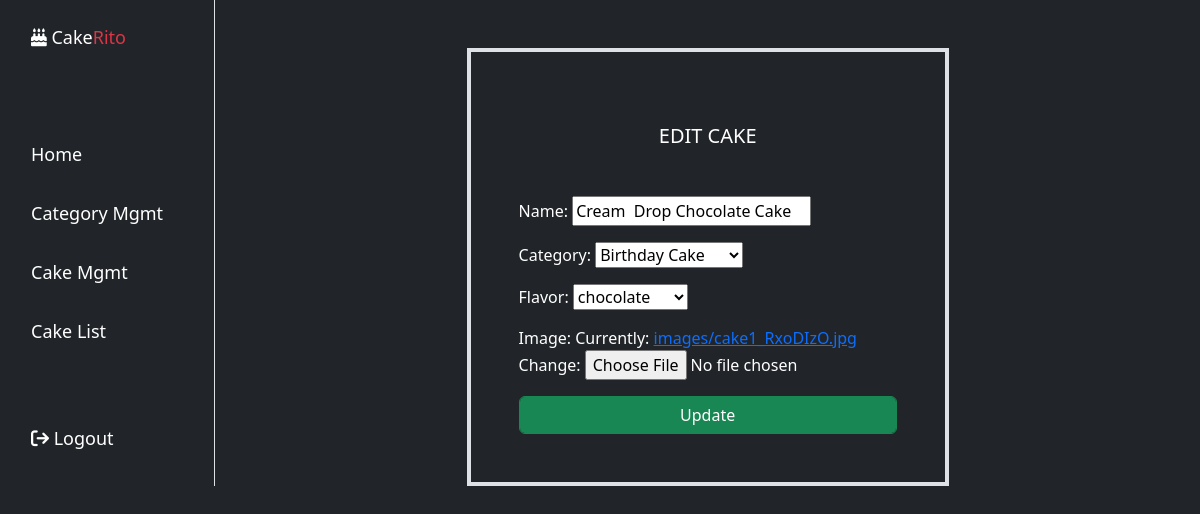
Screenshot of /cake/4/edit/ (signed in) with the database file from the repository.
### delight/models.py (models this page shows, shortened)
class cakes(models.Model):
    name=models.CharField(max_length=200)
    category=models.ForeignKey(Category,null=True,on_delete=models.SET_NULL)
    options=(
        ("chocolate","chocolate"),
        ("vanilla","vanilla"),
        ("pistachio","pistachio"),
        ("tropical rum","tropical rum"),
        ("pineapple","pineapple"),
        ("red velvet","red velvet") ,
        ("strawberry","strawberry"),
    )
    flavor=models.CharField(max_length=200,choices=options,default="chocolate")
    image=models.ImageField(upload_to="images")

class Category(models.Model):
    name=models.CharField(max_length=200,unique=True)
    is_active=models.BooleanField(default=True)
    def __str__(self):
        return self.name

### delight/views.py (the view, shortened to what this page needs)
# urls.py: path("cake/<int:pk>/edit/",CakeUpdateView.as_view(),name="cake-edit"),
@method_decorator(decs,name="dispatch")
class CakeUpdateView(UpdateView):
    template_name="delight/cake_edit.html"
    model=cakes
    form_class=CakeAddForm
    success_url=reverse_lazy("cake-list")

### delight/forms.py
class CakeAddForm(forms.ModelForm):
    class Meta:
        model=cakes
        fields="__all__"

### delight/views.py (called while the page is built)
def signin_required(fn):
    def wrapper(request,*args,**kwargs):
        if not request.user.is_authenticated:
            messages.error(request,"invalid session !")
            return redirect("signin")
        else:
            return fn(request,*args,**kwargs)
    return wrapper

def is_admin(fn):
    def wrapper(request,*args,**kwargs):
        if not request.user.is_superuser:
            messages.error(request,"permission denied for current user !")
            return redirect("signin")
        else:
             return fn(request,*args,**kwargs)
    return wrapper

### delight/templates/delight/cake_edit.html (shortened to what this page needs)
{%extends "delight/base.html"%}
{%block body_block%}
<div class="container d-flex flex-column align-items-center mt-5 ">
   <div class="border border-4 border-shadow p-5">
    <h5 class="text-center mt-4 mb-5 ">EDIT CAKE</h5>
    <form action="" method="post" enctype="multipart/form-data">
        {{form.as_p}}
        <input type="submit" value="Update" class="btn btn-success form-control">
    </form>
   </div>
</div>
{%endblock%}

### rows the page displays
cakes: name "Cream Drop Chocolate Cake", category "Birthday Cake", flavor "chocolate"
